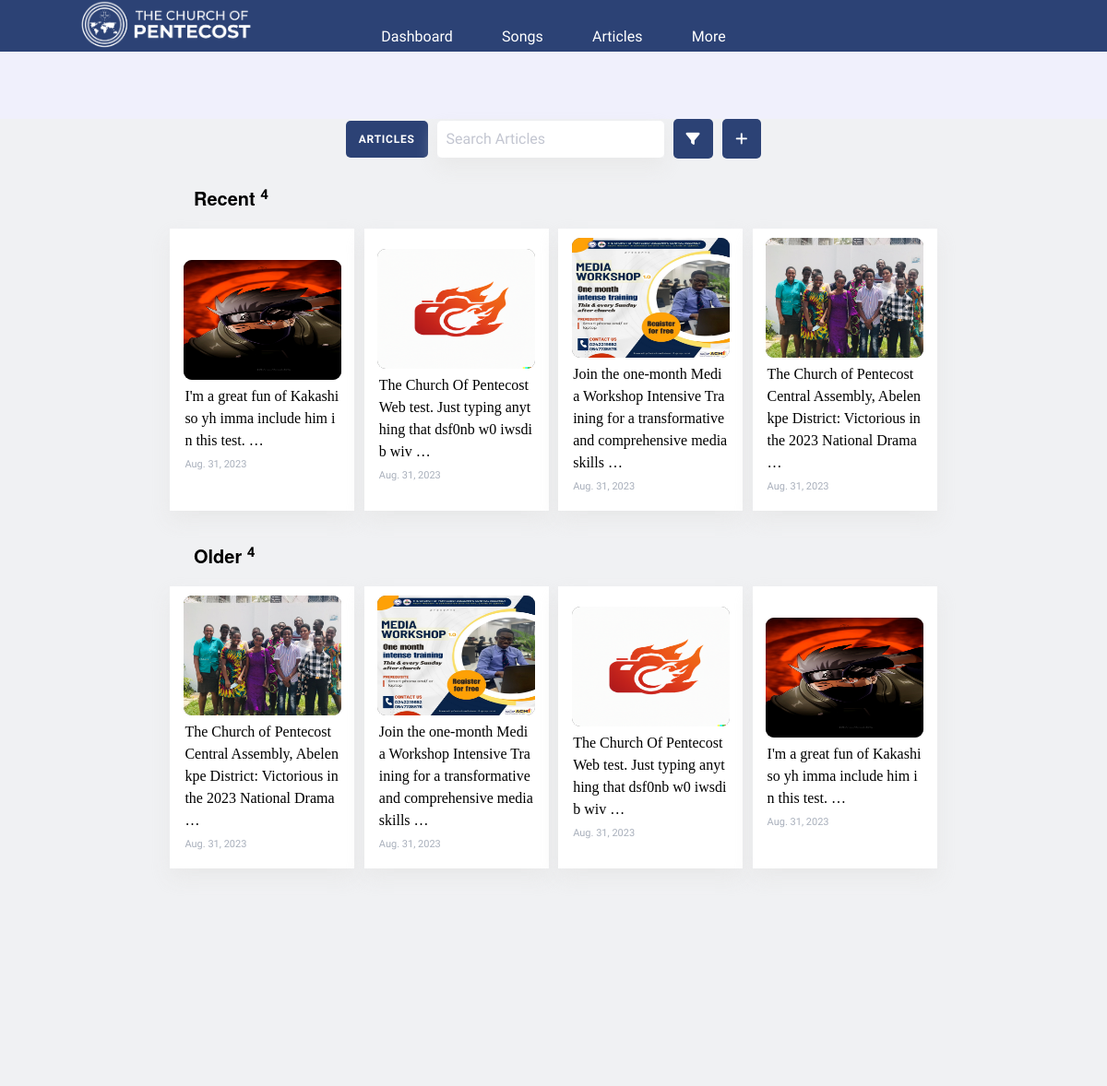
Screenshot of /author/articles (signed in) with the database file from the repository.
### thecop_app/models.py (models this page shows)
class Article(models.Model):
    img = models.ImageField(upload_to='article_imgs')
    id = models.CharField(primary_key=True, auto_created=False, max_length=100)
    head = models.CharField(max_length=500)
    brief = models.CharField(max_length=500, default="")
    body = models.TextField()
    date_created = models.DateTimeField(auto_now_add=True)
    views = models.IntegerField(default=0)

### thecop_app/author/views.py (the view)
# urls.py: path("articles", views.articles, name="author_articles"),
def articles(request):
    author = Author.objects.get(pk=request.session['author_id'])
    recent_articles = Article.objects.order_by('-date_created')[:4]
    older_articles = Article.objects.order_by('date_created')[:4]
    context = {
        "author": author,
        "recent_articles": recent_articles,
        "older_articles": older_articles
    }
    return render(request, 'thecop_app/author/articles.html', context)

### thecop_app/templates/thecop_app/author/articles.html (shortened to what this page needs)
<!DOCTYPE html>
<html lang="en">
{% load static %}
 <head>
    <link rel="stylesheet" href="{% static 'thecop_app/CSS/index.css' %}" />
    <link rel="stylesheet" href="{% static 'thecop_app/CSS/ananse.css' %}" />
    <link rel="stylesheet" href="{% static 'thecop_app/CSS/pi.css' %}" />
      <link rel="stylesheet" href="{% static 'thecop_app/CSS/fa/allicons.css' %}">
    <link rel="stylesheet" href="{% static 'thecop_app/CSS/fa/icons.css' %}">
</head>
<body>
<header class="grid-header">
      <div class="logo">
          <img src="{% static 'thecop_app/images/The-Church-Of-Pentecost.png' %}" width=200 />
      </div>
      <div class="mid-div">
              <div class="nav-btn" onclick="window.open('{% url 'author_home' %}', '_self')">
                  <i class="fa-thin fa-gauge"></i>
                  <span>Dashboard</span>
              </div>
            <div class="nav-btn" onclick="window.open('{% url 'author_songs' %}', '_self')">
                  <i class="fa-thin fa-music"></i>
                  <span>Songs</span>
            </div>
          <div class="nav-btn" onclick="window.open('{% url 'author_articles' %}', '_self')">
                      <i class="fa-thin fa-newspaper"></i>
                     <span>Articles</span>
              </div>
          <div class="nav-btn" onclick="window.open('{% url 'author_home' %}', '_self')">
                  <i class="fa-thin fa-caret-down"></i>
                 <span>More</span>
          </div>
      </div>
</header>
<br><br><br>
<appbody style=" background-color: #f0f1f3 !important;">
     <div class="func-bar">
        <div class="tag">Articles</div>
        <div class="search-div">
            <input type="search" placeholder="Search Articles">
        </div>
        <div class="tag"><i class="fa-thin fa-filter" style="font-size: 15px; font-weight:bold"></i></div>
        <div class="tag" onclick="openForm('form-admin')"><i class="fa-thin fa-add" style="font-size: 15px; font-weight:bold"></i></div>
    </div>
    <div class="div-923">
        <h4 style="margin: 0 0 20px 30px">Recent <sup>4</sup></h4>
        <div class="fl001">
            {% for article in recent_articles %}
                <div class="box001" onclick="">
                    <div class="cover"><img src="{%get_media_prefix%}{{article.img}}"></div>
                    <div class="text">{{ article.brief|truncatewords_html:14 }}<br>
                        <span style="font-size:11px; color:rgba(30, 48, 80, 0.388);">{{article.date_created.date}}</span>
                    </div>
                </div>
            {% endfor %}
        </div>
    </div>
    <div class="div-923">
        <h4 style="margin: 0 0 20px 30px">Older <sup>4</sup></h4>
        <div class="fl001">
            {% for article in older_articles %}
                <div class="box001" onclick="">
                    <div class="cover"><img src="{%get_media_prefix%}{{article.img}}"></div>
                    <div class="text">{{ article.brief|truncatewords_html:14 }}<br>
                        <span style="font-size:11px; color:rgba(30, 48, 80, 0.388);">{{article.date_created.date}}</span>
                    </div>
                </div>
            {% endfor %}
        </div>
    </div>
</appbody>
</body>
</html>

### thecop_app/static/thecop_app/CSS/index.css (style rules this page uses)
* { padding: 0; margin: 0; box-sizing: border-box; font-family: 'Ubuntu', sans-serif; }
body { background-color: #e6e6fa99; overflow-x: hidden; }
.box001 { background-color: white; box-shadow: 0px 10px 20px 0px rgba(229, 229, 229, 0.75); display: flex; flex-direction: column; align-items: center; justify-content: center; padding: 10px; width: 47%; margin: 0 0 6px 0; }
.box001 div.cover { width: 95%; height: 130px; background-color: #666666; border-radius: 9px; }
.box001 div.cover img { width: 100%; height: 100%; border-radius: inherit; }
.box001 div.text { text-align: left; width: 100%; font-family: calibri; padding: 6px 6px; word-break: break-all; }
.fl001 { display: flex; flex-direction: row; justify-content: space-evenly; gap: 6px; width: 100%; flex-wrap: wrap; }
@media screen and (min-width:700px) { .fl001 .box001 { width:200px; } }
.grid-header { z-index: 99; position: fixed; width: 100%; display: grid; grid-template-columns: 30% 40% 30%; align-items: center; height: 3.5em; background: #2C4275; top: 0; }
.grid-header div.logo { display: flex; flex-direction: row; align-items: center;justify-content: space-evenly; }
.grid-header div.mid-div { display: flex; flex-direction: row; align-items: center;justify-content: space-evenly; }
.grid-header div.mid-div div.nav-btn, .grid-header div.mid-div div.nav-btn.has-drop { display: flex; flex-direction: column; align-items: center; justify-content: center; gap: 5px; color: #FFFFFF; cursor: pointer; }
.func-bar { flex-direction: row; display: flex; gap: 10px; align-items: center; justify-content: center; margin: 0 0 30px 0; }
.func-bar .tag { padding: 14px; border-radius: 5px; background-color: #2C4275; color: white; }
.func-bar .search-div { height: 40px; box-shadow: 0px 10px 20px 0px rgba(229, 229, 229, 0.75); }
.func-bar .search-div input { width: 100%; height: 100%; border-radius: 5px; border: 0px solid #2C4275; padding: 0 10px; }
.div-923 { width:70%; position: relative; left: 50%; margin-bottom: 30px; translate: -50% 0; }

### thecop_app/static/thecop_app/CSS/ananse.css (style rules this page uses)
* { padding: 0; margin: 0; box-sizing: border-box; font-family: 'Ubuntu', sans-serif; }
:root { --color-one: gold ; --color-two: #e91e63; --shadow: 0px 1px 5px -2px #9b8c8c; }
body { overflow-x: hidden; }
appbody { width: 100%; margin: 57px 0 100px 0; position: absolute; left: 0; padding-bottom: 200px; z-index: 0; }

### thecop_app/templates/thecop_app/author/articles.html (style rules this page uses)
body { font-family:calibri }

### rows the page displays
Article: img (picture), brief "I'm a great fun of Kakashi so yh imma include him in this test. …", date_created "Aug. 31, 2023"
Article: img (picture), brief "The Church Of Pentecost Web test. Just typing anything that dsf0nb w0 iwsdib wiv …", date_created "Aug. 31, 2023"
Article: img (picture), brief "Join the one-month Media Workshop Intensive Training for a transformative and comprehensive media skills …", date_created "Aug. 31, 2023"
Article: img (picture), brief "The Church of Pentecost Central Assembly, Abelenkpe District: Victorious in the 2023 National Drama …", date_created "Aug. 31, 2023"
